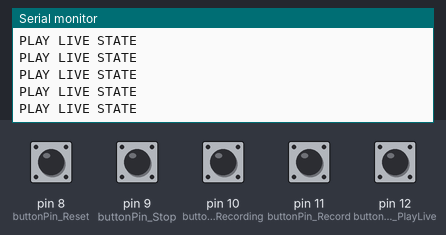
Bench run of a sketch on a simulated Arduino Uno, built with avr-gcc and run on an emulated ATmega328P. On the bench: the last lines printed to the serial monitor. The test bench sets the inputs (shaded band); at power-on: pin 8 (buttonPin_Reset), pin 9 (buttonPin_Stop), pin 10 (buttonPin_PlayRecording), pin 11 (buttonPin_Record), pin 12 (buttonPin_PlayLive) LOW.

Above: at 1.2 s.
1.3 s: pin 8 (buttonPin_Reset) pulled HIGH for 0.15 s
At 2.2 s:
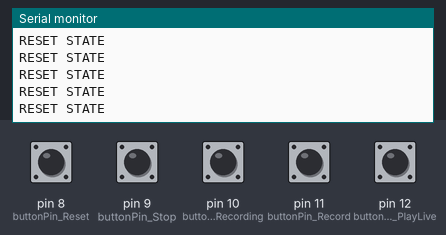
3.2 s: pin 9 (buttonPin_Stop) pulled HIGH for 0.15 s
At 4.3 s:
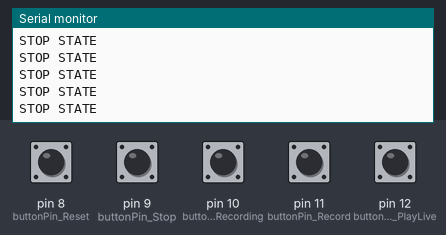
5.1 s: pin 10 (buttonPin_PlayRecording) pulled HIGH for 0.15 s
At 5.8 s:
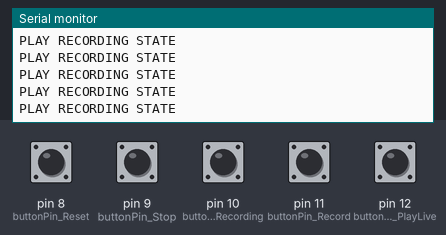
7.0 s: pin 11 (buttonPin_Record) pulled HIGH for 0.15 s
At 7.7 s:
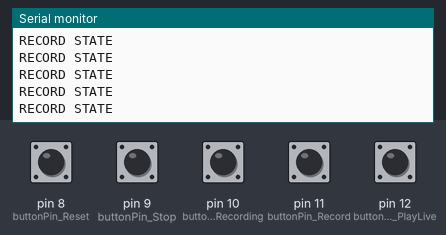
8.9 s: pin 8 (buttonPin_Reset) pulled HIGH for 1 s
At 9.6 s:
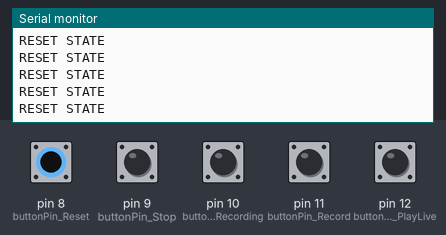
12.9 s: pin 9 (buttonPin_Stop) pulled HIGH for 1 s
At 13.7 s:
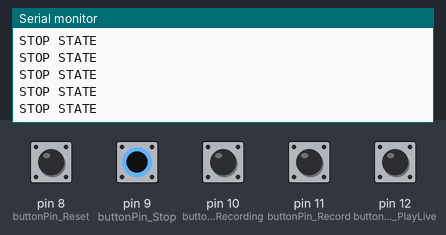

Measured:
- after the input at 1.3 s, the serial monitor: prints a new line after 0.08 s (image 1)
- after the input at 3.2 s, the serial monitor: prints a new line after 0.07 s (image 2)
- after the input at 5.1 s, the serial monitor: prints a new line after 0.07 s (image 3)
- after the input at 7.0 s, the serial monitor: prints a new line after 0.07 s (image 4)
- after the input at 8.9 s, the serial monitor: prints a new line after 0.08 s (image 5)
- after the input at 12.9 s, the serial monitor: prints a new line after 0.08 s (image 6)

The sketch:

pushbuttonsAndLEDS.ino
```cpp
//Code for push buttons and LEDS- 5 States Framework
#include <Servo.h>

// 5 States
#define PLAY_LIVE 0
#define RECORD 1
#define PLAY_RECORDING 2
#define STOP 3
#define RESET 4

//Musical Notes
#define A2 110
#define B2 123.471
#define C3 130.813
#define D3 146.832
#define E3 164.814
#define F3 174.614
#define G3 195.998
#define G_sharp3 207.652

//Pin Numbers
const int ledPin_PlayLive = 2;
const int ledPin_Record = 3;
const int ledPin_PlayRecording = 4;
const int ledPin_Stop = 5;
const int ledPin_Reset = 6;
const int ledPin_StripLight= 7;
const int buttonPin_Reset = 8;
const int buttonPin_Stop = 9;
const int buttonPin_PlayRecording = 10;
const int buttonPin_Record = 11;
const int buttonPin_PlayLive = 12;
const int ledPin = 13; //test purposes

//Variables
int ledPin_PlayLive_State = LOW; // the current state of the output pin
int ledPin_Record_State = LOW; // the current state of the output pin
int ledPin_PlayRecording_State = LOW; // the current state of the output pin
int ledPin_Stop_State = LOW; // the current state of the output pin
int ledPin_Reset_State = LOW; // the current state of the output pin

int currentState;
int newState;

int button_PlayLive_State;
int button_Record_State;
int button_PlayRecording_State;
int button_Stop_State;
int button_Reset_State;

//Funtion to move motors
void moveMotors(){

}

//Function to turn on respective LEDS
void turnLED() {
  if (button_PlayLive_State == HIGH) {
    // turn LED on:
    digitalWrite(ledPin_PlayLive, HIGH);
    digitalWrite(ledPin_StripLight, HIGH);
  } else {
    // turn LED off:
    digitalWrite(ledPin_PlayLive, LOW);
  }

  if (button_Record_State == HIGH) {
    // turn LED on:
    digitalWrite(ledPin_Record, HIGH);
  } else {
    // turn LED off:
    digitalWrite(ledPin_Record, LOW);
  }

  if (button_PlayRecording_State == HIGH) {
    // turn LED on:
    digitalWrite(ledPin_PlayRecording, HIGH);
    digitalWrite(ledPin_StripLight, HIGH);
  } else {
    // turn LED off:
    digitalWrite(ledPin_PlayRecording, LOW);
  }

  if (button_Stop_State == HIGH) {
    // turn LED on:
    digitalWrite(ledPin_Stop, HIGH);
  } else {
    // turn LED off:
    digitalWrite(ledPin_Stop, LOW);
  }

  if (button_Reset_State == HIGH) {
    // turn LED on:
    digitalWrite(ledPin_Reset, HIGH);
  } else {
    // turn LED off:
    digitalWrite(ledPin_Reset, LOW);
  }


}
// Funtion to determine current state
int getCurrentState(){
   if (button_PlayLive_State == HIGH) {
    currentState= PLAY_LIVE;
    return currentState;
  }

  if (button_Record_State == HIGH) {
    currentState= RECORD;
    return currentState;
    }

  if (button_PlayRecording_State == HIGH) {
    currentState= PLAY_RECORDING;
    return currentState;
  }
  if (button_Stop_State == HIGH) {
    currentState= STOP;
    return currentState;
      }

  if (button_Reset_State == HIGH) {
    currentState= RESET;
    return currentState;
  }
  }
//Function to determine if the state was changed
bool changeOfState() {

  int newState= -1;

  if (digitalRead(12) == HIGH) {
    newState = PLAY_LIVE;
  } else if (digitalRead(11) == HIGH) {
    newState = RECORD;
  } else if (digitalRead(10) == HIGH) {
    newState = PLAY_RECORDING;
  } else if (digitalRead(9) == HIGH) {
    newState = STOP;
  } else if (digitalRead(8) == HIGH) {
    newState = RESET;
  }

  // To check for state change
  if (newState != -1 && currentState != newState){
    currentState = newState;
    return true;
  }

  return false;
 }

  // Functions for 5 Modes
void mode_PlayLive(){
  Serial.println("PLAY LIVE STATE");
  turnLED();
  moveMotors();
}

void mode_Record(){
  Serial.println("RECORD STATE");
  turnLED();
  moveMotors();
}

void mode_PlayRecording(){
  Serial.println("PLAY RECORDING STATE");
  turnLED();
  moveMotors();
}

void mode_Reset(){
  Serial.println("RESET STATE");
  turnLED();
  moveMotors();
}

void mode_Stop(){
  Serial.println("STOP STATE");
  turnLED();
  moveMotors();
}

void setup() {
  //Initiate Serial communication.
  Serial.begin(9600);

  // Start in PLAY_LIVE
  currentState = PLAY_LIVE;

  //Set pins
  pinMode(buttonPin_PlayLive, INPUT); // PLAY_LIVE
  pinMode(buttonPin_Record, INPUT); // RECORD
  pinMode(buttonPin_PlayRecording, INPUT); // PLAY_RECORDING
  pinMode(buttonPin_Stop, INPUT); // STOP
  pinMode(buttonPin_Reset, INPUT); //RESET


 // set initial LED state
  digitalWrite(ledPin_PlayLive, ledPin_PlayLive_State);
  digitalWrite(ledPin_Record, ledPin_Record_State);
  digitalWrite(ledPin_PlayRecording, ledPin_PlayRecording_State);
  digitalWrite(ledPin_Stop, ledPin_Stop_State);
  digitalWrite(ledPin_Reset, ledPin_Reset_State);

}

void loop() {
  // See if State Changed
  //changeOfState();
  button_PlayLive_State = digitalRead(12);
  button_Record_State = digitalRead(11);
  button_PlayRecording_State = digitalRead(10);
  button_Stop_State = digitalRead(9);
  button_Reset_State = digitalRead(8);


  digitalWrite(ledPin_PlayLive, 1);

  getCurrentState();
  //5 Modes Switch
  switch(currentState){
    case PLAY_LIVE:
      mode_PlayLive();
      break;
    case RECORD:
      mode_Record();
      break;
    case PLAY_RECORDING:
      mode_PlayRecording();
      break;
    case STOP:
      mode_Stop();
      break;
    case RESET:
      mode_Reset();
      break;
    }


}
```
